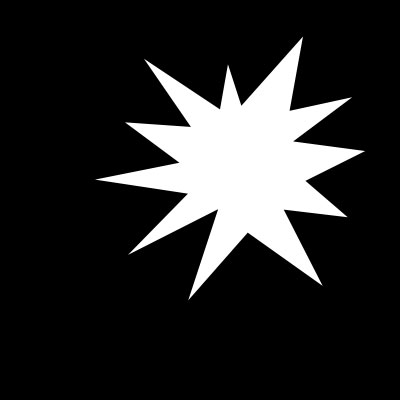
#> input picture kYa_lp3/src/shape_explosion.jpg, 400 x 400 px
$ jupyter execute HuMomentsQuiz.ipynb
#> lines starting #> are read from the running program, lines starting #| are printed output that depends on the picture; after the words box and inside, x2 and y2 are one past the last pixel; in counts of white or black regions, pixels touching at a corner belong together; long printed decimals are rounded
## Hu Moments Quiz

[cell 1]
import cv2 as cv

1. **Compute Hu Moments for the shape in the image. What are the (approximate) values of the feature vector ? (shape_explosion.jpg)**
- *Answer: [7.75e-04, 7.50e-10, 8.83e-12, 4.52e-13, -2.04e-25, 1.21e-17, 8.82e-25]*

_Note_: Hu Moments are seven invariant moments that capture different properties of an image such as rotation, scale, and reflection invariance. These moments are calculated using the central moments of an image.

To compute the Hu Moments for the given image "shape_explosion.jpg", we first need to convert the image into grayscale and then threshold it to create a binary image. This will help us in computing the central moments of the image.

[cell 2]
# Load the image
img = cv.imread('./src/shape_explosion.jpg')
#> img is the input picture: shape (400, 400, 3); min 0, max 255, mean 41.2

# Convert the image to grayscale
gray = cv.cvtColor(img, cv.COLOR_BGR2GRAY)

# Calculate Moments
moments = cv.moments(gray)
#> moments = moments, m00 6584433, centre m10/m00, m01/m00 = (240.5, 165.8)

# Calculate Hu Moments
huMoments = cv.HuMoments(moments)
#> huMoments = [0.000775, 7.51e-10, 8.84e-12, 4.53e-13, -2.05e-25, 1.22e-17, 8.82e-25]

# Print the feature vector
print([huMoments[i][0] for i in range(0, 7)])
#| [0.000775, 7.506289273595273e-10, 8.836967593607057e-12, 4.527554951358231e-13, -2.0452224600440192e-25, 1.2162743267533677e-17, 8.822260753172446e-25]

2. **Then, compute Hu Moments for only the circle in the image. What are the (approximate) values of the feature vector ? (more_shapes_example.png)**
- *Answer:  [1.59e-03, 1.78e-06, 0.00e+00, 0.00e+00, 0.00e+00, 0.00e+00, 0.00e+00]*

_Note_: The first answer, [1.59e-03, 1.78e-06, 0.00e+00, 0.00e+00, 0.00e+00, 0.00e+00, 0.00e+00], represents the Hu Moments feature vector for the circle in the image.

The Hu Moments feature extraction process involves several steps, such as image preprocessing, contour extraction, and normalization. Once these steps are done, the actual calculation of the seven Hu Moments values can be performed.

The circle in the image has a smooth, rounded shape, and is symmetric with respect to its center. These features contribute to the Hu Moments values being relatively invariant to rotation, translation, and scaling.

Based on the answer, we can see that the first Hu Moment value is higher than the rest, which indicates that the circle has a dominant mass or area. The other values are very small or zero, which indicates that the circle has a relatively uniform distribution of mass or area, and is very symmetric.

Overall, the Hu Moments feature vector can be used as a shape descriptor to distinguish different shapes in an image based on their geometry and topology.

[cell 3]
# Load the image
img = cv.imread('./src/more_shapes_example.png', cv.IMREAD_GRAYSCALE)
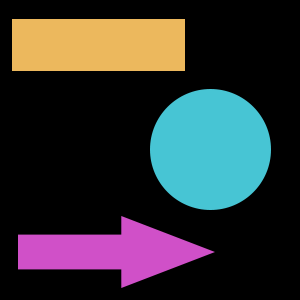
#> input picture kYa_lp3/src/more_shapes_example.png, 300 x 300 px
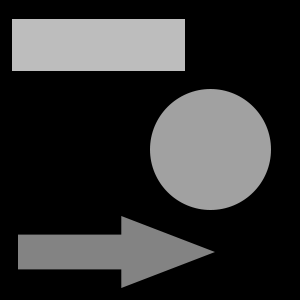
#> img: shape (300, 300); min 0, max 189, mean 49.6

# Threshold the image
_, thresh = cv.threshold(img, 127, 255, cv.THRESH_BINARY)
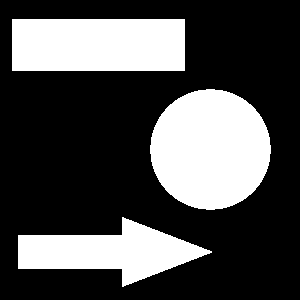
#> thresh: shape (300, 300); 30.2% white; 3 white regions

# Find contours in the thresholded image
contours, _ = cv.findContours(thresh, cv.RETR_EXTERNAL, cv.CHAIN_APPROX_SIMPLE)
#> contours = 3 contours; box (x1, y1, x2, y2) and area: (150, 89, 271, 210) 11246, (12, 19, 185, 71) 8772, (18, 217, 212, 287) 6528

# Find the contour with the largest area, which is the circle in this case
largest_contour = max(contours, key=cv.contourArea)
#> largest_contour = contour of 184 points, box (x1, y1, x2, y2) (150, 89, 271, 210), area 11246

# Calculate the Hu Moments for the contour
huMoments = cv.HuMoments(cv.moments(largest_contour)).flatten()
#> huMoments = [0.159, 5.57e-32, 3.27e-30, 5.94e-30, 2.61e-59, -1.4e-45, 8.02e-61]

# Print the result
print(huMoments)
#| [ 1.59164504e-01  5.56593754e-32  3.26904042e-30  5.93609707e-30
#|   2.61370798e-59 -1.39807256e-45  8.02428873e-61]
